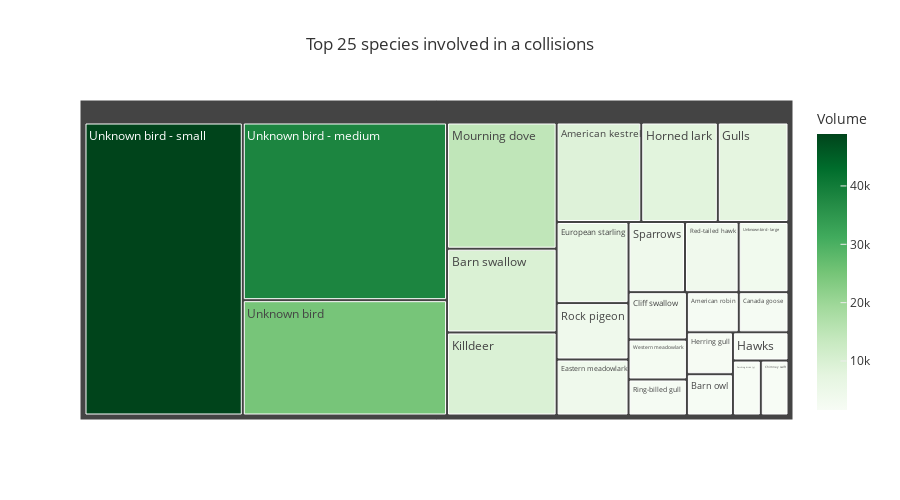

Here is the notebook cell this chart was saved with:
### Code cell
# Return the top 25 specis 
top_airports = df['SPECIES'].value_counts().nlargest(25).reset_index()
top_airports.columns = ['SPECIES', 'COUNT']

# Build the species treemap
fig = px.treemap(
    data_frame=top_airports,
    path= ['SPECIES'],
    values='COUNT',
    title='Top 25 species involved in a collisions',
    color='COUNT',
    color_continuous_scale='greens')
fig.update_layout(
    coloraxis_colorbar=dict(title='Volume'),
    height=500,
    template='ggplot2')
# Show figure
fig.show()

### Figure 1 — Plotly figure (JSON) as saved in the notebook; plotly's stock layout.template omitted (floating-point values rounded to 4 significant figures)
{"data": [{"branchvalues": "total", "customdata": [[8879], [2195], [2003], [9679], [2105], [1605], [2915], [4246], [6148], [7414], [1652], [2035], [8032], [9592], [14578], [1615], [3969], [2217], [4276], [4176], [24839], [3687], [38259], [48901], [2457]], "domain": {"x": [0, 1], "y": [0, 1]}, "hovertemplate": "labels=%{label}<br>COUNT_sum=%{value}<br>parent=%{parent}<br>id=%{id}<br>COUNT=%{color}<extra></extra>", "ids": ["American kestrel", "American robin", "Barn owl", "Barn swallow", "Canada goose", "Chimney swift", "Cliff swallow", "Eastern meadowlark", "European starling", "Gulls", "Hawks", "Herring gull", "Horned lark", "Killdeer", "Mourning dove", "Perching birds (y)", "Red-tailed hawk", "Ring-billed gull", "Rock pigeon", "Sparrows", "Unknown bird", "Unknown bird - large", "Unknown bird - medium", "Unknown bird - small", "Western meadowlark"], "labels": ["American kestrel", "American robin", "Barn owl", "Barn swallow", "Canada goose", "Chimney swift", "Cliff swallow", "Eastern meadowlark", "European starling", "Gulls", "Hawks", "Herring gull", "Horned lark", "Killdeer", "Mourning dove", "Perching birds (y)", "Red-tailed hawk", "Ring-billed gull", "Rock pigeon", "Sparrows", "Unknown bird", "Unknown bird - large", "Unknown bird - medium", "Unknown bird - small", "Western meadowlark"], "marker": {"coloraxis": "coloraxis", "colors": [8879, 2195, 2003, 9679, 2105, 1605, 2915, 4246, 6148, 7414, 1652, 2035, 8032, 9592, 14578, 1615, 3969, 2217, 4276, 4176, 24839, 3687, 38259, 48901, 2457]}, "name": "", "parents": ["", "", "", "", "", "", "", "", "", "", "", "", "", "", "", "", "", "", "", "", "", "", "", "", ""], "type": "treemap", "values": [8879, 2195, 2003, 9679, 2105, 1605, 2915, 4246, 6148, 7414, 1652, 2035, 8032, 9592, 14578, 1615, 3969, 2217, 4276, 4176, 24839, 3687, 38259, 48901, 2457]}], "layout": {"coloraxis": {"colorbar": {"title": {"text": "Volume"}}, "colorscale": [[0, "rgb(247,252,245)"], [0.125, "rgb(229,245,224)"], [0.25, "rgb(199,233,192)"], [0.375, "rgb(161,217,155)"], [0.5, "rgb(116,196,118)"], [0.625, "rgb(65,171,93)"], [0.75, "rgb(35,139,69)"], [0.875, "rgb(0,109,44)"], [1, "rgb(0,68,27)"]]}, "height": 500, "legend": {"tracegroupgap": 0}, "title": {"text": "Top 25 species involved in a collisions"}}}
